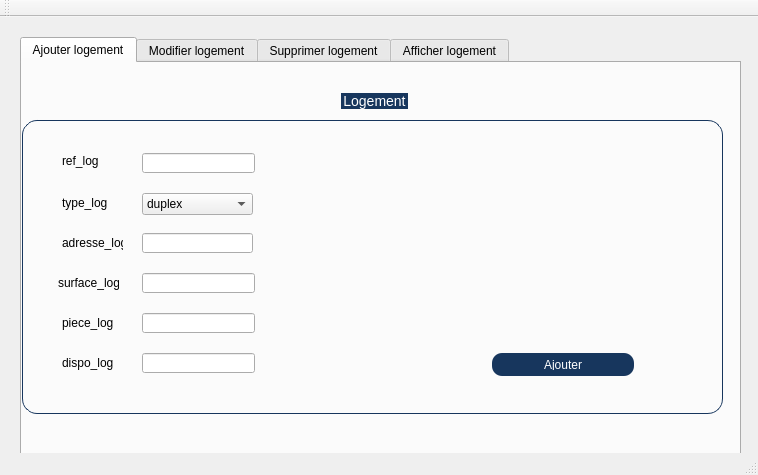
<?xml version="1.0" encoding="UTF-8"?>
<ui version="4.0">
 <class>MainWindow</class>
 <widget class="QMainWindow" name="MainWindow">
  <property name="geometry">
   <rect>
    <x>0</x>
    <y>0</y>
    <width>758</width>
    <height>475</height>
   </rect>
  </property>
  <property name="windowTitle">
   <string>Gestion des Clients</string>
  </property>
  <widget class="QWidget" name="centralWidget">
   <widget class="QTabWidget" name="tabWidget">
    <property name="geometry">
     <rect>
      <x>20</x>
      <y>20</y>
      <width>721</width>
      <height>421</height>
     </rect>
    </property>
    <property name="currentIndex">
     <number>0</number>
    </property>
    <widget class="QWidget" name="Tab">
     <attribute name="title">
      <string>Ajouter logement</string>
     </attribute>
     <widget class="QGroupBox" name="groupBox_2">
      <property name="geometry">
       <rect>
        <x>0</x>
        <y>30</y>
        <width>701</width>
        <height>321</height>
       </rect>
      </property>
      <property name="styleSheet">
       <string notr="true">QGroupBox  {
    border: 1px solid gray;
    border-color: #FF17365D;
    margin-top: 27px;
    font-size: 14px;
    border-radius: 15px;
}

QGroupBox::title  {
    subcontrol-origin: margin;
    subcontrol-position: top center;
    padding: 5px 8000px 5px 8000px;
    background-color: #FF17365D;
    color: rgb(255, 255, 255);
}</string>
      </property>
      <property name="title">
       <string>Logement</string>
      </property>
      <widget class="QLabel" name="label">
       <property name="geometry">
        <rect>
         <x>40</x>
         <y>60</y>
         <width>61</width>
         <height>16</height>
        </rect>
       </property>
       <property name="cursor">
        <cursorShape>ArrowCursor</cursorShape>
       </property>
       <property name="text">
        <string>ref_log</string>
       </property>
      </widget>
      <widget class="QLineEdit" name="lineEdit">
       <property name="geometry">
        <rect>
         <x>120</x>
         <y>60</y>
         <width>113</width>
         <height>20</height>
        </rect>
       </property>
      </widget>
      <widget class="QLineEdit" name="lineEdit_3">
       <property name="geometry">
        <rect>
         <x>120</x>
         <y>140</y>
         <width>111</width>
         <height>20</height>
        </rect>
       </property>
       <property name="maxLength">
        <number>1000000010</number>
       </property>
      </widget>
      <widget class="QLabel" name="label_2">
       <property name="geometry">
        <rect>
         <x>40</x>
         <y>100</y>
         <width>61</width>
         <height>20</height>
        </rect>
       </property>
       <property name="text">
        <string>type_log</string>
       </property>
      </widget>
      <widget class="QLabel" name="label_3">
       <property name="geometry">
        <rect>
         <x>40</x>
         <y>140</y>
         <width>61</width>
         <height>20</height>
        </rect>
       </property>
       <property name="text">
        <string>adresse_log</string>
       </property>
      </widget>
      <widget class="QLabel" name="label_4">
       <property name="geometry">
        <rect>
         <x>36</x>
         <y>180</y>
         <width>61</width>
         <height>20</height>
        </rect>
       </property>
       <property name="text">
        <string>surface_log</string>
       </property>
      </widget>
      <widget class="QPushButton" name="pushButton">
       <property name="geometry">
        <rect>
         <x>470</x>
         <y>260</y>
         <width>142</width>
         <height>23</height>
        </rect>
       </property>
       <property name="mouseTracking">
        <bool>false</bool>
       </property>
       <property name="styleSheet">
        <string notr="true">QPushButton {
    color: rgb(255, 255, 255);
  background-color: #FF17365D;
    border-style: outset;
    border-width: 0px;
    border-radius: 10px;
    border-color: beige;
    min-width: 10em;
    padding: 6px;
}
QPushButton:hover {
color: #fff;
    background-color: rgb(43, 163, 255);
    border-style: inset;
}
QPushButton:pressed {
    background-color: rgb(43, 163, 255);
    border-style: inset;
}</string>
       </property>
       <property name="text">
        <string>Ajouter</string>
       </property>
       <property name="checkable">
        <bool>false</bool>
       </property>
       <property name="autoRepeat">
        <bool>false</bool>
       </property>
       <property name="autoExclusive">
        <bool>false</bool>
       </property>
      </widget>
      <widget class="QComboBox" name="comboBox_2">
       <property name="geometry">
        <rect>
         <x>120</x>
         <y>100</y>
         <width>111</width>
         <height>22</height>
        </rect>
       </property>
       <item>
        <property name="text">
         <string>duplex</string>
        </property>
       </item>
       <item>
        <property name="text">
         <string>villa</string>
        </property>
       </item>
       <item>
        <property name="text">
         <string>appartement</string>
        </property>
       </item>
      </widget>
      <widget class="QLineEdit" name="lineEdit_17">
       <property name="geometry">
        <rect>
         <x>120</x>
         <y>220</y>
         <width>113</width>
         <height>20</height>
        </rect>
       </property>
      </widget>
      <widget class="QLineEdit" name="lineEdit_18">
       <property name="geometry">
        <rect>
         <x>120</x>
         <y>260</y>
         <width>113</width>
         <height>20</height>
        </rect>
       </property>
      </widget>
      <widget class="QLabel" name="label_30">
       <property name="geometry">
        <rect>
         <x>40</x>
         <y>220</y>
         <width>61</width>
         <height>20</height>
        </rect>
       </property>
       <property name="text">
        <string>piece_log</string>
       </property>
      </widget>
      <widget class="QLabel" name="label_31">
       <property name="geometry">
        <rect>
         <x>40</x>
         <y>260</y>
         <width>61</width>
         <height>20</height>
        </rect>
       </property>
       <property name="text">
        <string>dispo_log</string>
       </property>
      </widget>
      <widget class="QLineEdit" name="lineEdit_16">
       <property name="geometry">
        <rect>
         <x>120</x>
         <y>180</y>
         <width>113</width>
         <height>20</height>
        </rect>
       </property>
      </widget>
     </widget>
    </widget>
    <widget class="QWidget" name="tab_4">
     <attribute name="title">
      <string>Modifier logement</string>
     </attribute>
     <widget class="QGroupBox" name="groupBox_3">
      <property name="geometry">
       <rect>
        <x>0</x>
        <y>0</y>
        <width>691</width>
        <height>361</height>
       </rect>
      </property>
      <property name="styleSheet">
       <string notr="true">QGroupBox  {
    border: 1px solid gray;
    border-color: #FF17365D;
    margin-top: 27px;
    font-size: 14px;
    border-radius: 15px;
}

QGroupBox::title  {
    subcontrol-origin: margin;
    subcontrol-position: top center;
    padding: 5px 8000px 5px 8000px;
    background-color: #FF17365D;
    color: rgb(255, 255, 255);
}</string>
      </property>
      <property name="title">
       <string>Logement</string>
      </property>
      <widget class="QLabel" name="label_5">
       <property name="geometry">
        <rect>
         <x>40</x>
         <y>60</y>
         <width>61</width>
         <height>16</height>
        </rect>
       </property>
       <property name="cursor">
        <cursorShape>ArrowCursor</cursorShape>
       </property>
       <property name="text">
        <string>ref_log</string>
       </property>
      </widget>
      <widget class="QLineEdit" name="lineEdit_4">
       <property name="geometry">
        <rect>
         <x>120</x>
         <y>60</y>
         <width>113</width>
         <height>20</height>
        </rect>
       </property>
      </widget>
      <widget class="QLineEdit" name="lineEdit_6">
       <property name="geometry">
        <rect>
         <x>120</x>
         <y>140</y>
         <width>113</width>
         <height>20</height>
        </rect>
       </property>
      </widget>
      <widget class="QLabel" name="label_6">
       <property name="geometry">
        <rect>
         <x>40</x>
         <y>100</y>
         <width>61</width>
         <height>20</height>
        </rect>
       </property>
       <property name="text">
        <string>type_log</string>
       </property>
      </widget>
      <widget class="QLabel" name="label_7">
       <property name="geometry">
        <rect>
         <x>40</x>
         <y>140</y>
         <width>61</width>
         <height>20</height>
        </rect>
       </property>
       <property name="text">
        <string>adresse_log</string>
       </property>
      </widget>
      <widget class="QLabel" name="label_8">
       <property name="geometry">
        <rect>
         <x>36</x>
         <y>180</y>
         <width>61</width>
         <height>20</height>
        </rect>
       </property>
       <property name="text">
        <string>surface_log</string>
       </property>
      </widget>
      <widget class="QPushButton" name="pushButton_2">
       <property name="geometry">
        <rect>
         <x>470</x>
         <y>260</y>
         <width>142</width>
         <height>23</height>
        </rect>
       </property>
       <property name="mouseTracking">
        <bool>false</bool>
       </property>
       <property name="styleSheet">
        <string notr="true">QPushButton {
    color: rgb(255, 255, 255);
  background-color: #FF17365D;
    border-style: outset;
    border-width: 0px;
    border-radius: 10px;
    border-color: beige;
    min-width: 10em;
    padding: 6px;
}
QPushButton:hover {
color: #fff;
    background-color: rgb(43, 163, 255);
    border-style: inset;
}
QPushButton:pressed {
    background-color: rgb(43, 163, 255);
    border-style: inset;
}</string>
       </property>
       <property name="text">
        <string>Modifier</string>
       </property>
       <property name="checkable">
        <bool>false</bool>
       </property>
       <property name="autoRepeat">
        <bool>false</bool>
       </property>
       <property name="autoExclusive">
        <bool>false</bool>
       </property>
      </widget>
      <widget class="QComboBox" name="comboBox">
       <property name="geometry">
        <rect>
         <x>120</x>
         <y>100</y>
         <width>111</width>
         <height>22</height>
        </rect>
       </property>
       <item>
        <property name="text">
         <string>duplex</string>
        </property>
       </item>
       <item>
        <property name="text">
         <string>villa</string>
        </property>
       </item>
       <item>
        <property name="text">
         <string>appartement</string>
        </property>
       </item>
      </widget>
      <widget class="QLineEdit" name="lineEdit_19">
       <property name="geometry">
        <rect>
         <x>120</x>
         <y>180</y>
         <width>113</width>
         <height>20</height>
        </rect>
       </property>
      </widget>
      <widget class="QLabel" name="label_32">
       <property name="geometry">
        <rect>
         <x>40</x>
         <y>230</y>
         <width>61</width>
         <height>20</height>
        </rect>
       </property>
       <property name="text">
        <string>piece_log</string>
       </property>
      </widget>
      <widget class="QLabel" name="label_33">
       <property name="geometry">
        <rect>
         <x>40</x>
         <y>270</y>
         <width>61</width>
         <height>20</height>
        </rect>
       </property>
       <property name="text">
        <string>dispo_log</string>
       </property>
      </widget>
      <widget class="QLineEdit" name="lineEdit_20">
       <property name="geometry">
        <rect>
         <x>120</x>
         <y>230</y>
         <width>113</width>
         <height>20</height>
        </rect>
       </property>
      </widget>
      <widget class="QLineEdit" name="lineEdit_21">
       <property name="geometry">
        <rect>
         <x>120</x>
         <y>270</y>
         <width>113</width>
         <height>20</height>
        </rect>
       </property>
      </widget>
     </widget>
    </widget>
    <widget class="QWidget" name="tab_2">
     <attribute name="title">
      <string>Supprimer logement</string>
     </attribute>
     <widget class="QGroupBox" name="groupBox_4">
      <property name="geometry">
       <rect>
        <x>10</x>
        <y>40</y>
        <width>701</width>
        <height>321</height>
       </rect>
      </property>
      <property name="styleSheet">
       <string notr="true">QGroupBox  {
    border: 1px solid gray;
    border-color: #FF17365D;
    margin-top: 27px;
    font-size: 14px;
    border-radius: 15px;
}

QGroupBox::title  {
    subcontrol-origin: margin;
    subcontrol-position: top center;
    padding: 5px 8000px 5px 8000px;
    background-color: #FF17365D;
    color: rgb(255, 255, 255);
}</string>
      </property>
      <property name="title">
       <string>Logement</string>
      </property>
      <widget class="QLabel" name="label_9">
       <property name="geometry">
        <rect>
         <x>40</x>
         <y>60</y>
         <width>61</width>
         <height>16</height>
        </rect>
       </property>
       <property name="cursor">
        <cursorShape>ArrowCursor</cursorShape>
       </property>
       <property name="text">
        <string>ref_log</string>
       </property>
      </widget>
      <widget class="QLineEdit" name="lineEdit_7">
       <property name="geometry">
        <rect>
         <x>120</x>
         <y>60</y>
         <width>113</width>
         <height>20</height>
        </rect>
       </property>
      </widget>
      <widget class="QPushButton" name="pushButton_3">
       <property name="geometry">
        <rect>
         <x>470</x>
         <y>260</y>
         <width>142</width>
         <height>23</height>
        </rect>
       </property>
       <property name="mouseTracking">
        <bool>false</bool>
       </property>
       <property name="styleSheet">
        <string notr="true">QPushButton {
    color: rgb(255, 255, 255);
  background-color: #FF17365D;
    border-style: outset;
    border-width: 0px;
    border-radius: 10px;
    border-color: beige;
    min-width: 10em;
    padding: 6px;
}
QPushButton:hover {
color: #fff;
    background-color: rgb(43, 163, 255);
    border-style: inset;
}
QPushButton:pressed {
    background-color: rgb(43, 163, 255);
    border-style: inset;
}</string>
       </property>
       <property name="text">
        <string>Supprimer</string>
       </property>
       <property name="checkable">
        <bool>false</bool>
       </property>
       <property name="autoRepeat">
        <bool>false</bool>
       </property>
       <property name="autoExclusive">
        <bool>false</bool>
       </property>
      </widget>
     </widget>
    </widget>
    <widget class="QWidget" name="tab_3">
     <attribute name="title">
      <string>Afficher logement</string>
     </attribute>
     <widget class="QTableView" name="tableView">
      <property name="geometry">
       <rect>
        <x>20</x>
        <y>21</y>
        <width>671</width>
        <height>331</height>
       </rect>
      </property>
     </widget>
    </widget>
   </widget>
  </widget>
  <widget class="QMenuBar" name="menuBar">
   <property name="geometry">
    <rect>
     <x>0</x>
     <y>0</y>
     <width>758</width>
     <height>22</height>
    </rect>
   </property>
  </widget>
  <widget class="QToolBar" name="mainToolBar">
   <attribute name="toolBarArea">
    <enum>TopToolBarArea</enum>
   </attribute>
   <attribute name="toolBarBreak">
    <bool>false</bool>
   </attribute>
  </widget>
  <widget class="QStatusBar" name="statusBar"/>
 </widget>
 <layoutdefault spacing="6" margin="11"/>
 <resources/>
 <connections/>
</ui>
